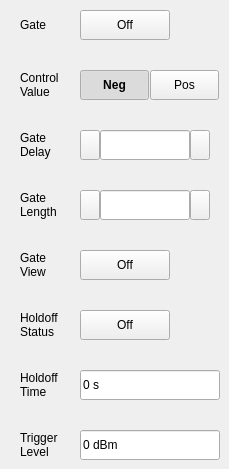
    <widget class="QWidget" name="RFBurst_Trigger_Source">
     <widget class="QLabel" name="label_5">
      <property name="geometry">
       <rect>
        <x>20</x>
        <y>70</y>
        <width>51</width>
        <height>30</height>
       </rect>
      </property>
      <property name="text">
       <string>Control
Value</string>
      </property>
     </widget>
     <widget class="QPushButton" name="pb_RFBurst_Low">
      <property name="geometry">
       <rect>
        <x>80</x>
        <y>70</y>
        <width>69</width>
        <height>30</height>
       </rect>
      </property>
      <property name="font">
       <font>
        <family>Arial</family>
        <weight>75</weight>
        <italic>false</italic>
        <bold>true</bold>
       </font>
      </property>
      <property name="focusPolicy">
       <enum>Qt::NoFocus</enum>
      </property>
      <property name="text">
       <string>Neg</string>
      </property>
      <property name="checkable">
       <bool>true</bool>
      </property>
      <property name="checked">
       <bool>true</bool>
      </property>
      <property name="autoExclusive">
       <bool>false</bool>
      </property>
     </widget>
     <widget class="QLabel" name="label_15">
      <property name="geometry">
       <rect>
        <x>20</x>
        <y>10</y>
        <width>52</width>
        <height>30</height>
       </rect>
      </property>
      <property name="text">
       <string>Gate</string>
      </property>
     </widget>
     <widget class="QLabel" name="label_16">
      <property name="geometry">
       <rect>
        <x>20</x>
        <y>130</y>
        <width>52</width>
        <height>30</height>
       </rect>
      </property>
      <property name="text">
       <string>Gate
Delay</string>
      </property>
     </widget>
     <widget class="QPushButton" name="pb_RFBurst_High">
      <property name="geometry">
       <rect>
        <x>150</x>
        <y>70</y>
        <width>69</width>
        <height>30</height>
       </rect>
      </property>
      <property name="focusPolicy">
       <enum>Qt::NoFocus</enum>
      </property>
      <property name="text">
       <string>Pos</string>
      </property>
      <property name="checkable">
       <bool>true</bool>
      </property>
      <property name="checked">
       <bool>false</bool>
      </property>
      <property name="autoExclusive">
       <bool>false</bool>
      </property>
     </widget>
     <widget class="QLabel" name="label_17">
      <property name="geometry">
       <rect>
        <x>20</x>
        <y>370</y>
        <width>52</width>
        <height>30</height>
       </rect>
      </property>
      <property name="text">
       <string>Holdoff
Time</string>
      </property>
     </widget>
     <widget class="QPushButton" name="pb_RFBurst_PreventStatus">
      <property name="geometry">
       <rect>
        <x>80</x>
        <y>310</y>
        <width>90</width>
        <height>30</height>
       </rect>
      </property>
      <property name="focusPolicy">
       <enum>Qt::NoFocus</enum>
      </property>
      <property name="styleSheet">
       <string notr="true">/*******************indoor**********************/
#sa_dialog_doorcontrol[status  =  &quot;indoor&quot;] 
QPushButton
{
	background-color:rgba(0,0,0,0);
	font: 75 13px &quot;Arial&quot;;
	font-weight:bold;
}
#sa_dialog_doorcontrol[status  =  &quot;indoor&quot;] 
QPushButton:checked
{
	padding:7px 44px 6px 25px;
	color:rgba(87, 87, 87, 1);
	border-image: url(:/sa/image/toggle_on.png);
}
#sa_dialog_doorcontrol[status  =  &quot;indoor&quot;] 
QPushButton:!checked
{
	padding:7px 17px 6px 36px;
	color:rgba(123, 123, 123, 1);
	border-image: url(:/sa/image/toggle_off.png);
}

/*******************outdoor**********************/
#sa_dialog_doorcontrol[status  =  &quot;outdoor&quot;] 
QPushButton
{
	background-color:rgba(0,0,0,0);
	font: 75 13px &quot;Arial&quot;;
	font-weight:bold;
}
#sa_dialog_doorcontrol[status  =  &quot;outdoor&quot;] 
QPushButton:checked
{
	padding:7px 44px 6px 25px;
	color:rgba(87, 87, 87, 1);
	border-image: url(:/sa/image/toggle_on.png);
}
#sa_dialog_doorcontrol[status  =  &quot;outdoor&quot;] 
QPushButton:!checked
{
	padding:7px 17px 6px 36px;
	color:rgba(123, 123, 123, 1);
	border-image: url(:/sa/image/toggle_off.png);
}

/*******************night**********************/
#sa_dialog_doorcontrol[status  =  &quot;night&quot;] 
QPushButton
{
	background-color:rgba(0,0,0,0);
	font: 75 13px &quot;Arial&quot;;
	font-weight:bold;
}
#sa_dialog_doorcontrol[status  =  &quot;night&quot;] 
QPushButton:checked
{
	padding:7px 44px 6px 25px;
	color:rgba(87, 87, 87, 1);
	border-image: url(:/sa/image/night/toggle_on.png);
}
#sa_dialog_doorcontrol[status  =  &quot;night&quot;] 
QPushButton:!checked
{
	padding:7px 17px 6px 36px;
	color:rgba(123, 123, 123, 1);
	border-image: url(:/sa/image/night/toggle_off.png);
}</string>
      </property>
      <property name="text">
       <string>Off</string>
      </property>
      <property name="checkable">
       <bool>true</bool>
      </property>
      <property name="checked">
       <bool>false</bool>
      </property>
     </widget>
     <widget class="QLabel" name="label_18">
      <property name="geometry">
       <rect>
        <x>20</x>
        <y>190</y>
        <width>52</width>
        <height>30</height>
       </rect>
      </property>
      <property name="text">
       <string>Gate
Length</string>
      </property>
     </widget>
     <widget class="QLabel" name="label_19">
      <property name="geometry">
       <rect>
        <x>20</x>
        <y>310</y>
        <width>52</width>
        <height>30</height>
       </rect>
      </property>
      <property name="text">
       <string>Holdoff
Status</string>
      </property>
     </widget>
     <widget class="QPushButton" name="pb_RFBurst_Sweep_Switch">
      <property name="geometry">
       <rect>
        <x>80</x>
        <y>10</y>
        <width>90</width>
        <height>30</height>
       </rect>
      </property>
      <property name="focusPolicy">
       <enum>Qt::NoFocus</enum>
      </property>
      <property name="styleSheet">
       <string notr="true">/*******************indoor**********************/
#sa_dialog_doorcontrol[status  =  &quot;indoor&quot;] 
QPushButton
{
	background-color:rgba(0,0,0,0);
	font: 75 13px &quot;Arial&quot;;
	font-weight:bold;
}
#sa_dialog_doorcontrol[status  =  &quot;indoor&quot;] 
QPushButton:checked
{
	padding:7px 44px 6px 25px;
	color:rgba(87, 87, 87, 1);
	border-image: url(:/sa/image/toggle_on.png);
}
#sa_dialog_doorcontrol[status  =  &quot;indoor&quot;] 
QPushButton:!checked
{
	padding:7px 17px 6px 36px;
	color:rgba(123, 123, 123, 1);
	border-image: url(:/sa/image/toggle_off.png);
}

/*******************outdoor**********************/
#sa_dialog_doorcontrol[status  =  &quot;outdoor&quot;] 
QPushButton
{
	background-color:rgba(0,0,0,0);
	font: 75 13px &quot;Arial&quot;;
	font-weight:bold;
}
#sa_dialog_doorcontrol[status  =  &quot;outdoor&quot;] 
QPushButton:checked
{
	padding:7px 44px 6px 25px;
	color:rgba(87, 87, 87, 1);
	border-image: url(:/sa/image/toggle_on.png);
}
#sa_dialog_doorcontrol[status  =  &quot;outdoor&quot;] 
QPushButton:!checked
{
	padding:7px 17px 6px 36px;
	color:rgba(123, 123, 123, 1);
	border-image: url(:/sa/image/toggle_off.png);
}

/*******************night**********************/
#sa_dialog_doorcontrol[status  =  &quot;night&quot;] 
QPushButton
{
	background-color:rgba(0,0,0,0);
	font: 75 13px &quot;Arial&quot;;
	font-weight:bold;
}
#sa_dialog_doorcontrol[status  =  &quot;night&quot;] 
QPushButton:checked
{
	padding:7px 44px 6px 25px;
	color:rgba(87, 87, 87, 1);
	border-image: url(:/sa/image/night/toggle_on.png);
}
#sa_dialog_doorcontrol[status  =  &quot;night&quot;] 
QPushButton:!checked
{
	padding:7px 17px 6px 36px;
	color:rgba(123, 123, 123, 1);
	border-image: url(:/sa/image/night/toggle_off.png);
}</string>
      </property>
      <property name="text">
       <string>Off</string>
      </property>
      <property name="checkable">
       <bool>true</bool>
      </property>
      <property name="checked">
       <bool>false</bool>
      </property>
     </widget>
     <widget class="SA_LineEdit" name="edit_RFBurst_PreventTime">
      <property name="geometry">
       <rect>
        <x>80</x>
        <y>370</y>
        <width>140</width>
        <height>30</height>
       </rect>
      </property>
      <property name="text">
       <string>0 s</string>
      </property>
      <property name="readOnly">
       <bool>true</bool>
      </property>
     </widget>
     <widget class="SA_LineEdit" name="edit_RFBurst_TriggerLevel">
      <property name="geometry">
       <rect>
        <x>80</x>
        <y>430</y>
        <width>140</width>
        <height>30</height>
       </rect>
      </property>
      <property name="text">
       <string>0 dBm</string>
      </property>
      <property name="readOnly">
       <bool>true</bool>
      </property>
     </widget>
     <widget class="QLabel" name="label_20">
      <property name="geometry">
       <rect>
        <x>20</x>
        <y>430</y>
        <width>52</width>
        <height>30</height>
       </rect>
      </property>
      <property name="text">
       <string>Trigger
Level</string>
      </property>
     </widget>
     <widget class="QLabel" name="label_24">
      <property name="geometry">
       <rect>
        <x>20</x>
        <y>250</y>
        <width>52</width>
        <height>30</height>
       </rect>
      </property>
      <property name="text">
       <string>Gate
View</string>
      </property>
     </widget>
     <widget class="QPushButton" name="pb_RFBurst_GateViewStatus">
      <property name="geometry">
       <rect>
        <x>80</x>
        <y>250</y>
        <width>90</width>
        <height>30</height>
       </rect>
      </property>
      <property name="focusPolicy">
       <enum>Qt::NoFocus</enum>
      </property>
      <property name="styleSheet">
       <string notr="true">/*******************indoor**********************/
#sa_dialog_doorcontrol[status  =  &quot;indoor&quot;] 
QPushButton
{
	background-color:rgba(0,0,0,0);
	font: 75 13px &quot;Arial&quot;;
	font-weight:bold;
}
#sa_dialog_doorcontrol[status  =  &quot;indoor&quot;] 
QPushButton:checked
{
	padding:7px 44px 6px 25px;
	color:rgba(87, 87, 87, 1);
	border-image: url(:/sa/image/toggle_on.png);
}
#sa_dialog_doorcontrol[status  =  &quot;indoor&quot;] 
QPushButton:!checked
{
	padding:7px 17px 6px 36px;
	color:rgba(123, 123, 123, 1);
	border-image: url(:/sa/image/toggle_off.png);
}

/*******************outdoor**********************/
#sa_dialog_doorcontrol[status  =  &quot;outdoor&quot;] 
QPushButton
{
	background-color:rgba(0,0,0,0);
	font: 75 13px &quot;Arial&quot;;
	font-weight:bold;
}
#sa_dialog_doorcontrol[status  =  &quot;outdoor&quot;] 
QPushButton:checked
{
	padding:7px 44px 6px 25px;
	color:rgba(87, 87, 87, 1);
	border-image: url(:/sa/image/toggle_on.png);
}
#sa_dialog_doorcontrol[status  =  &quot;outdoor&quot;] 
QPushButton:!checked
{
	padding:7px 17px 6px 36px;
	color:rgba(123, 123, 123, 1);
	border-image: url(:/sa/image/toggle_off.png);
}

/*******************night**********************/
#sa_dialog_doorcontrol[status  =  &quot;night&quot;] 
QPushButton
{
	background-color:rgba(0,0,0,0);
	font: 75 13px &quot;Arial&quot;;
	font-weight:bold;
}
#sa_dialog_doorcontrol[status  =  &quot;night&quot;] 
QPushButton:checked
{
	padding:7px 44px 6px 25px;
	color:rgba(87, 87, 87, 1);
	border-image: url(:/sa/image/night/toggle_on.png);
}
#sa_dialog_doorcontrol[status  =  &quot;night&quot;] 
QPushButton:!checked
{
	padding:7px 17px 6px 36px;
	color:rgba(123, 123, 123, 1);
	border-image: url(:/sa/image/night/toggle_off.png);
}</string>
      </property>
      <property name="text">
       <string>Off</string>
      </property>
      <property name="checkable">
       <bool>true</bool>
      </property>
      <property name="checked">
       <bool>false</bool>
      </property>
     </widget>
     <widget class="SA_LineEdit" name="edit_RFBurst_TriggerDelay">
      <property name="geometry">
       <rect>
        <x>100</x>
        <y>130</y>
        <width>90</width>
        <height>30</height>
       </rect>
      </property>
     </widget>
     <widget class="SA_LineEdit" name="edit_RFBurst_DoorWidth">
      <property name="geometry">
       <rect>
        <x>100</x>
        <y>190</y>
        <width>90</width>
        <height>30</height>
       </rect>
      </property>
     </widget>
     <widget class="QPushButton" name="pb_RF_gatedelay_left">
      <property name="geometry">
       <rect>
        <x>80</x>
        <y>130</y>
        <width>20</width>
        <height>30</height>
       </rect>
      </property>
      <property name="text">
       <string/>
      </property>
     </widget>
     <widget class="QPushButton" name="pb_RF_gatedelay_right">
      <property name="geometry">
       <rect>
        <x>190</x>
        <y>130</y>
        <width>20</width>
        <height>30</height>
       </rect>
      </property>
      <property name="text">
       <string/>
      </property>
     </widget>
     <widget class="QPushButton" name="pb_RF_gatelength_right">
      <property name="geometry">
       <rect>
        <x>190</x>
        <y>190</y>
        <width>20</width>
        <height>30</height>
       </rect>
      </property>
      <property name="text">
       <string/>
      </property>
     </widget>
     <widget class="QPushButton" name="pb_RF_gatelength_left">
      <property name="geometry">
       <rect>
        <x>80</x>
        <y>190</y>
        <width>20</width>
        <height>30</height>
       </rect>
      </property>
      <property name="text">
       <string/>
      </property>
     </widget>
    </widget>
